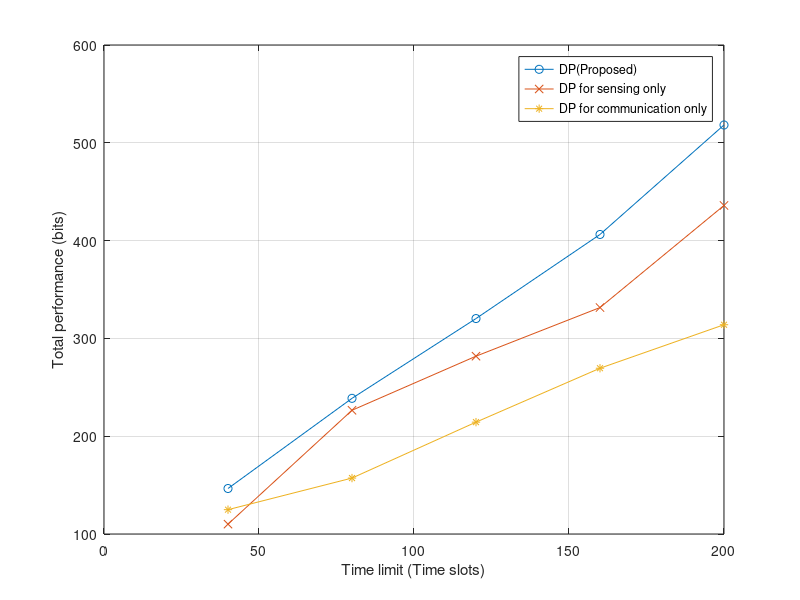
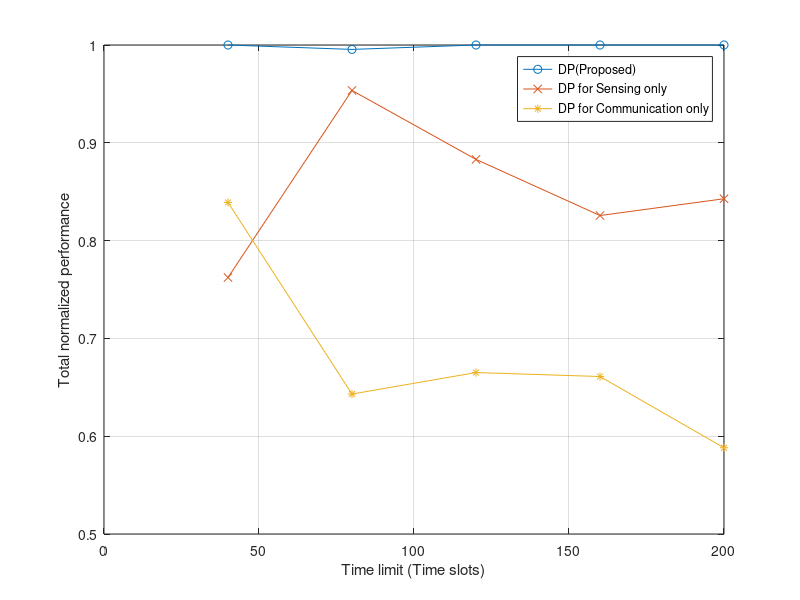
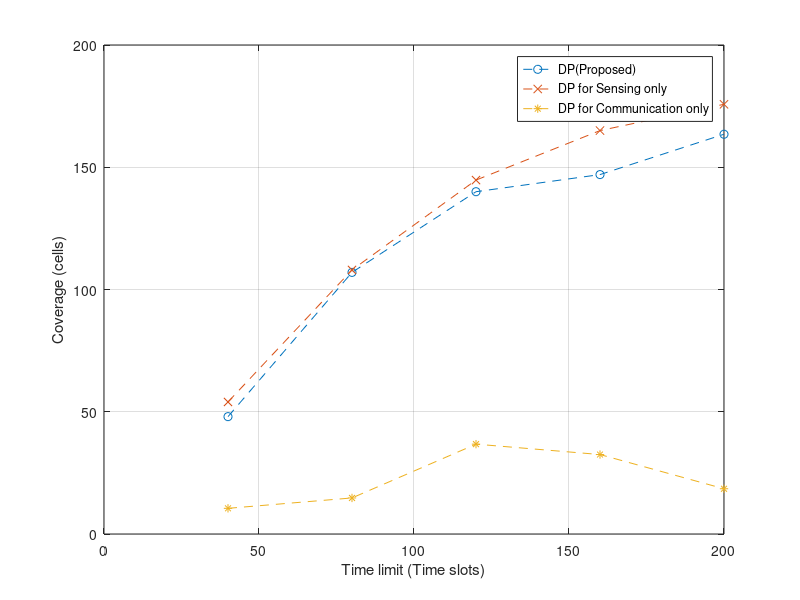
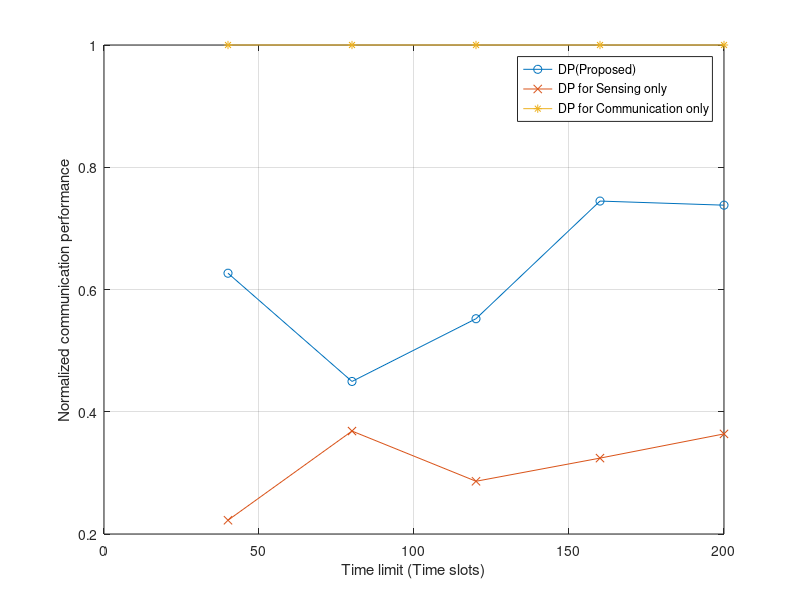

Here is the MATLAB script that generated these plots, in order:
% 1. load 原本的
% 2. 改第二個section的檔名
clear all
load("multiple_different_time2.mat")
%%
mean_comm_rate_dp=mean(comm_rate_dp_matrix);
mean_comm_rate_sens=mean(comm_rate_sens_matrix);
mean_comm_rate_comm=mean(comm_rate_comm_matrix);
%%

mean_rate_dp_old=mean_rate_dp;
mean_rate_sens_old=mean_rate_sens;
mean_rate_comm_old=mean_rate_comm;
mean_rate_dp_normalized_old=mean_rate_dp_normalized;
mean_rate_sens_normalized_old=mean_rate_sens_normalized;
mean_rate_comm_normalized_old=mean_rate_comm_normalized;
mean_N_SAR_dp_old=mean_N_SAR_dp;
mean_N_SAR_sens_old=mean_N_SAR_sens;
mean_N_SAR_comm_old=mean_N_SAR_comm;
mean_comm_rate_dp_normalized_old=mean_comm_rate_dp_normalized;
mean_comm_rate_sens_nomalized_old=mean_comm_rate_sens_nomalized;
mean_comm_rate_comm_normalized_old=mean_comm_rate_comm_normalized;

mean_comm_rate_dp_old=mean_comm_rate_dp;
mean_comm_rate_sens_old=mean_comm_rate_sens;
mean_comm_rate_comm_old=mean_comm_rate_comm;
%%
load('multiple_different_time.mat', 'mean_rate_dp', 'mean_rate_sens', 'mean_rate_comm')
load('multiple_different_time.mat', 'mean_rate_dp_normalized', 'mean_rate_sens_normalized', 'mean_rate_comm_normalized')
load('multiple_different_time.mat', 'mean_N_SAR_dp', 'mean_N_SAR_sens', 'mean_N_SAR_comm')
load('multiple_different_time.mat', 'mean_comm_rate_dp_normalized', 'mean_comm_rate_sens_nomalized', 'mean_comm_rate_comm_normalized')
load('multiple_different_time.mat', 'mean_comm_rate_dp', 'mean_comm_rate_sens', 'mean_comm_rate_comm')
%%
mean_rate_dp=(mean_rate_dp+mean_rate_dp_old)/2;
mean_rate_sens=(mean_rate_sens+mean_rate_sens_old)/2;
mean_rate_comm=(mean_rate_comm+mean_rate_comm_old)/2;
mean_rate_dp_normalized=(mean_rate_dp_normalized+mean_rate_dp_normalized_old)/2;
mean_rate_sens_normalized=(mean_rate_sens_normalized+mean_rate_sens_normalized_old)/2;
mean_rate_comm_normalized=(mean_rate_comm_normalized+mean_rate_comm_normalized_old)/2;
mean_N_SAR_dp=(mean_N_SAR_dp+mean_N_SAR_dp_old)/2;
mean_N_SAR_sens=(mean_N_SAR_sens+mean_N_SAR_sens_old)/2;
mean_N_SAR_comm=(mean_N_SAR_comm+mean_N_SAR_comm_old)/2;
mean_comm_rate_dp_normalized=(mean_comm_rate_dp_normalized+mean_comm_rate_dp_normalized_old)/2;
mean_comm_rate_sens_nomalized=(mean_comm_rate_sens_nomalized+mean_comm_rate_sens_nomalized_old)/2;
mean_comm_rate_comm_normalized=(mean_comm_rate_comm_normalized+mean_comm_rate_comm_normalized_old)/2;
mean_comm_rate_dp=(mean_comm_rate_dp+mean_comm_rate_dp_old)/2;
mean_comm_rate_sens=(mean_comm_rate_sens+mean_comm_rate_sens_old)/2;
mean_comm_rate_comm=(mean_comm_rate_comm+mean_comm_rate_comm_old)/2;

%%

figure()
plot(time_slot_max_row, mean_rate_dp, '-o');
hold on
% plot(time_slot_max_row, mean_rate_heu, '-^');
plot(time_slot_max_row, mean_rate_sens, '-x');
plot(time_slot_max_row, mean_rate_comm, '-*');
ylabel('Total performance (bits)')
xlabel('Time limit (Time slots)')
grid on
legend('DP(Proposed)', 'DP for sensing only', 'DP for communication only')
% title("Average performance on different time limit")

figure()
plot(time_slot_max_row, mean_rate_dp_normalized, '-o');
hold on
% plot(time_slot_max_row, mean_rate_heu_normalized, '-^');
plot(time_slot_max_row, mean_rate_sens_normalized, '-x');
plot(time_slot_max_row, mean_rate_comm_normalized, '-*');
xlabel('Time limit (Time slots)')
ylabel('Total normalized performance')
grid on
legend('DP(Proposed)', 'DP for Sensing only', 'DP for Communication only')
% title("Average normalized performance on different time limit")

figure()
plot(time_slot_max_row, mean_N_SAR_dp, '--o');
hold on
% plot(time_slot_max_row, mean_N_SAR_heu, '--^');
plot(time_slot_max_row, mean_N_SAR_sens, '--x');
plot(time_slot_max_row, mean_N_SAR_comm, '--*');
ylabel('Coverage (cells)')
xlabel('Time limit (Time slots)')
grid on
legend('DP(Proposed)', 'DP for Sensing only', 'DP for Communication only')
% title("Average SAR coverage on different time limit")

figure()
plot(time_slot_max_row, mean_comm_rate_dp_normalized, '-o');
hold on
% plot(time_slot_max_row, mean_comm_rate_heu_normalized, '-^');
plot(time_slot_max_row, mean_comm_rate_sens_nomalized, '-x');
plot(time_slot_max_row, mean_comm_rate_comm_normalized, '-*');
xlabel('Time limit (Time slots)')
ylabel('Normalized communication performance')
grid on
legend('DP(Proposed)', 'DP for Sensing only', 'DP for Communication only')
% title("Average communiation performance on different time limit")


figure()
plot(time_slot_max_row, mean_comm_rate_dp, '-o');
hold on
% plot(time_slot_max_row, mean_comm_rate_heu_normalized, '-^');
plot(time_slot_max_row, mean_comm_rate_sens, '-x');
plot(time_slot_max_row, mean_comm_rate_comm, '-*');
xlabel('Time limit (Time slots)')
ylabel('Communication performance (bits)')
grid on
legend('DP(Proposed)', 'DP for Sensing only', 'DP for Communication only')
% title("Average communiation performance on different time limit")